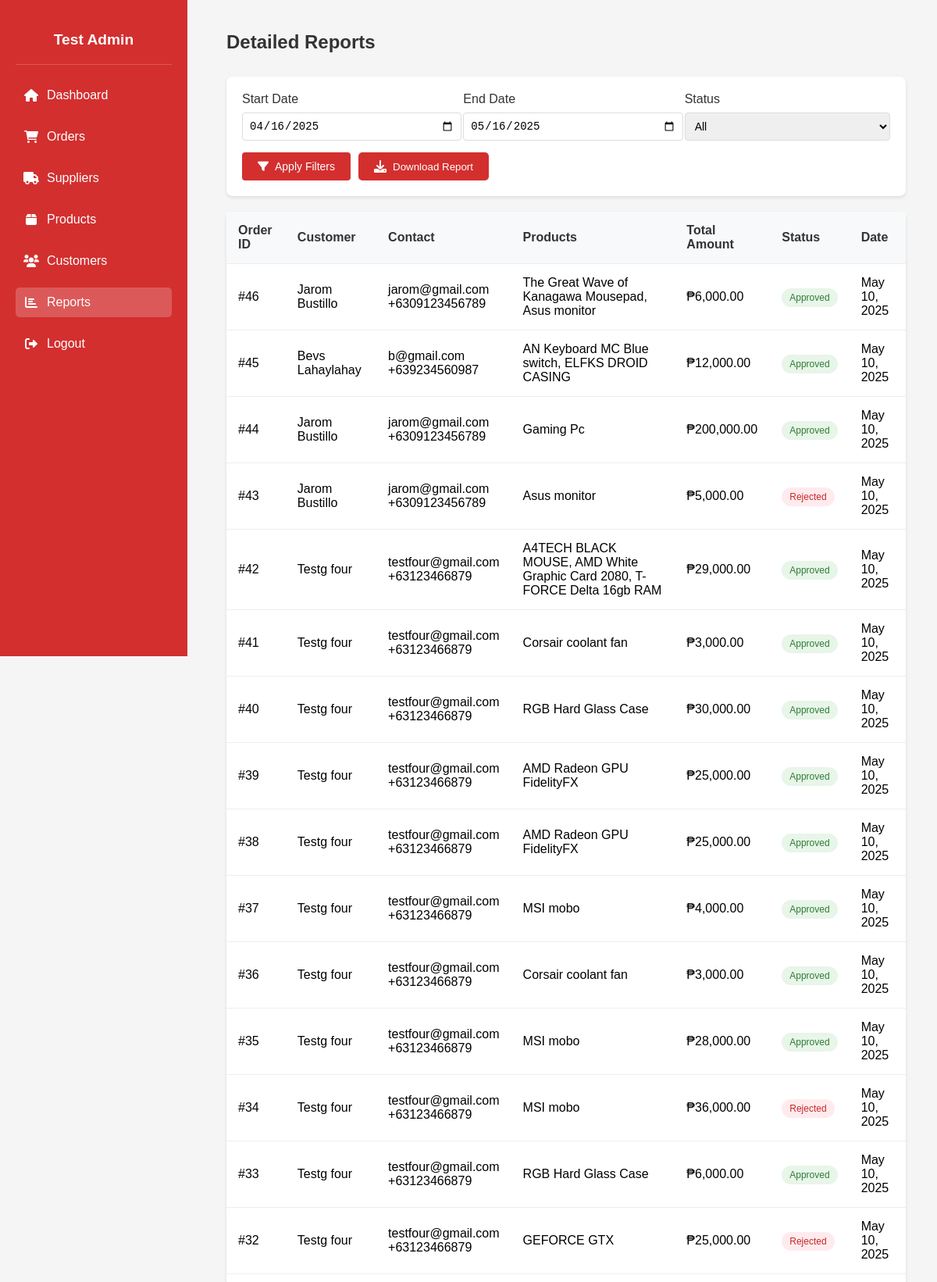
The app's page /Detail_reports.php (upper part) with its own data.
### tables this page shows
CREATE TABLE `orders` (
  `PK_ORDER_ID` int(11) NOT NULL,
  `FK1_CUSTOMER_ID` int(11) NOT NULL,
  `FK2_PAYMENT_ID` int(11) NOT NULL,
  `FK3_USER_ID` int(11) NOT NULL,
  `TOTAL_PRICE` decimal(10,2) NOT NULL,
  `ORDER_DATE` datetime NOT NULL DEFAULT current_timestamp(),
  `LINE_TOTAL` decimal(10,2) NOT NULL,
  `UPDATE_DATE` datetime DEFAULT NULL,
  `STATUS` enum('Pending','Approved','Rejected') DEFAULT 'Pending'
);

CREATE TABLE `customer` (
  `PK_CUSTOMER_ID` int(11) NOT NULL,
  `L_NAME` varchar(30) NOT NULL,
  `F_NAME` varchar(30) NOT NULL,
  `EMAIL` varchar(255) NOT NULL,
  `PASSWORD_HASH` varchar(255) NOT NULL,
  `CUSTOMER_ADDRESS` varchar(255) NOT NULL,
  `PHONE_NUM` char(15) NOT NULL,
  `CREATED_AT` datetime NOT NULL DEFAULT current_timestamp(),
  `UPDATE_AT` datetime NOT NULL,
  `PROFILE_PIC` varchar(255) DEFAULT 'default.png'
);

### Detail_reports.php (the view, shortened to what this page needs)
<?php
include 'db_connect.php';
$admin_id = $_SESSION['user_id'];
$adminQuery = $conn->prepare("SELECT CONCAT(F_NAME, ' ', L_NAME) as full_name FROM users WHERE PK_USER_ID = ?");
$adminQuery->bind_param("i", $admin_id);
$adminQuery->execute();
$adminResult = $adminQuery->get_result();
$adminName = $adminResult->num_rows > 0 ? $adminResult->fetch_assoc()['full_name'] : 'Test Admin';
$start_date = isset($_GET['start_date']) ? $_GET['start_date'] : date('Y-m-d', strtotime('-30 days'));
$end_date = isset($_GET['end_date']) ? $_GET['end_date'] : date('Y-m-d');
$status = isset($_GET['status']) ? $_GET['status'] : 'all';
$query = "SELECT o.*, c.F_NAME, c.L_NAME, c.EMAIL, c.PHONE_NUM,
          GROUP_CONCAT(p.PROD_NAME SEPARATOR ', ') as products,
          SUM(od.QTY * od.PRICE) as total_amount
          FROM orders o
          JOIN customer c ON o.FK1_CUSTOMER_ID = c.PK_CUSTOMER_ID
          LEFT JOIN order_detail od ON o.PK_ORDER_ID = od.FK2_ORDER_ID
          LEFT JOIN products p ON od.FK1_PRODUCT_ID = p.PK_PRODUCT_ID
          WHERE o.ORDER_DATE BETWEEN ? AND DATE_ADD(?, INTERVAL 1 DAY)";
$query .= " GROUP BY o.PK_ORDER_ID, c.F_NAME, c.L_NAME, c.EMAIL, c.PHONE_NUM
            ORDER BY o.ORDER_DATE DESC";
$stmt = $conn->prepare($query);
if ($status !== 'all') {
    $stmt->bind_param("sss", $start_date, $end_date, $status);
} else {
    $stmt->bind_param("ss", $start_date, $end_date);
}
$stmt->execute();
$result = $stmt->get_result();
?>
<!DOCTYPE html>
<html lang="en">
<head>
    <link rel="stylesheet" href="https://cdnjs.cloudflare.com/ajax/libs/font-awesome/6.0.0/css/all.min.css">
</head>
<body>
    <div class="sidebar">
        <div class="admin-profile">
            <h3><?= htmlspecialchars($adminName) ?></h3>
        </div>
        <a href="Admin_home.php">
            <i class="fas fa-home"></i> Dashboard
        </a>
        <a href="Admin_orders.php">
            <i class="fas fa-shopping-cart"></i> Orders
        </a>
        <a href="Admin_suppliers.php">
            <i class="fas fa-truck"></i> Suppliers
        </a>
        <a href="Admin_product.php">
            <i class="fas fa-box"></i> Products
        </a>
        <a href="Admin_customers.php">
            <i class="fas fa-users"></i> Customers
        </a>
        <a href="Admin_reports.php" class="active">
            <i class="fas fa-chart-bar"></i> Reports
        </a>
        <a href="logout.php">
            <i class="fas fa-sign-out-alt"></i> Logout
        </a>
    </div>
    <div class="main-content">
        <div class="header">
            <h2>Detailed Reports</h2>
        </div>
        <div class="filters">
            <form id="filterForm" method="GET">
                <div class="filter-row">
                    <div class="filter-group">
                        <label>Start Date</label>
                        <input type="date" name="start_date" value="<?= $start_date ?>">
                    </div>
                    <div class="filter-group">
                        <label>End Date</label>
                        <input type="date" name="end_date" value="<?= $end_date ?>">
                    </div>
                    <div class="filter-group">
                        <label>Status</label>
                        <select name="status">
                            <option value="all" <?= $status === 'all' ? 'selected' : '' ?>>All</option>
                        </select>
                    </div>
                </div>
                <div class="action-buttons">
                    <button type="submit" class="btn btn-primary">
                        <i class="fas fa-filter"></i> Apply Filters
                    </button>
                    <button type="button" class="download-btn" onclick="downloadPDF()" id="downloadBtn">
                        <i class="fas fa-download"></i> Download Report
                    </button>
                </div>
            </form>
        </div>
        <table id="reportsTable">
            <thead>
                <tr>
                    <th>Order ID</th>
                    <th>Customer</th>
                    <th>Contact</th>
                    <th>Products</th>
                    <th>Total Amount</th>
                    <th>Status</th>
                    <th>Date</th>
                </tr>
            </thead>
            <tbody>
                <?php while($row = $result->fetch_assoc()): ?>
                <tr>
                    <td>#<?= $row['PK_ORDER_ID'] ?></td>
                    <td><?= htmlspecialchars($row['F_NAME'] . ' ' . $row['L_NAME']) ?></td>
                    <td>
                        <div><?= htmlspecialchars($row['EMAIL']) ?></div>
                        <div><?= htmlspecialchars($row['PHONE_NUM']) ?></div>
                    </td>
                    <td><?= htmlspecialchars($row['products']) ?></td>
                    <td>₱<?= number_format($row['total_amount'] ?? 0, 2) ?></td>
                    <td>
                        <span class="status-badge status-<?= strtolower($row['STATUS']) ?>">
                            <?= ucfirst($row['STATUS']) ?>
                        </span>
                    </td>
                    <td><?= date('M d, Y', strtotime($row['ORDER_DATE'])) ?></td>
                </tr>
                <?php endwhile; ?>
            </tbody>
        </table>
    </div>
</body>
</html>

### Detail_reports.php (style rules this page uses)
body { margin: 0; font-family: Arial, sans-serif; background-color: #f5f5f5; }
.sidebar { width: 200px; background-color: #d32f2f; height: 100vh; position: fixed; color: white; display: flex; flex-direction: column; padding: 20px; }
.admin-profile { text-align: center; padding: 20px 0; border-bottom: 1px solid rgba(255,255,255,0.2); margin-bottom: 20px; }
.admin-profile h3 { margin: 0; font-size: 1.2em; }
.sidebar a { display: flex; align-items: center; color: white; text-decoration: none; margin-bottom: 15px; padding: 10px; border-radius: 5px; transition: all 0.3s ease; }
.sidebar a i { margin-right: 10px; width: 20px; text-align: center; }
.sidebar a.active { background: rgba(255,255,255,0.2); }
.main-content { margin-left: 250px; padding: 40px; }
.header { display: flex; justify-content: space-between; align-items: center; margin-bottom: 30px; }
.header h2 { margin: 0; color: #333; font-size: 24px; }
.filters { background: white; padding: 20px; border-radius: 8px; box-shadow: 0 2px 4px rgba(0,0,0,0.1); margin-bottom: 20px; }
.filter-row { display: flex; gap: 20px; margin-bottom: 15px; }
.filter-group { flex: 1; }
.filter-group label { display: block; margin-bottom: 8px; color: #333; font-weight: 500; }
.filter-group input, .filter-group select { width: 100%; padding: 8px; border: 1px solid #ddd; border-radius: 4px; font-size: 14px; }
.action-buttons { display: flex; gap: 10px; }
.btn { padding: 10px 20px; border: none; border-radius: 4px; cursor: pointer; font-size: 14px; display: flex; align-items: center; gap: 8px; transition: all 0.3s ease; }
.btn-primary { background-color: #d32f2f; color: white; }
table { width: 100%; background: white; border-radius: 8px; box-shadow: 0 2px 4px rgba(0,0,0,0.1); border-collapse: collapse; }
th, td { padding: 15px; text-align: left; border-bottom: 1px solid #eee; }
th { background-color: #f8f9fa; color: #333; font-weight: 600; }
.status-badge { padding: 5px 10px; border-radius: 15px; font-size: 12px; font-weight: 500; }
.status-approved { background-color: #e8f5e9; color: #2e7d32; }
.status-rejected { background-color: #ffebee; color: #c62828; }
.download-btn { background-color: #d32f2f; color: white; padding: 10px 20px; border: none; border-radius: 5px; cursor: pointer; display: flex; align-items: center; gap: 8px; transition: all 0.3s ease; }
.download-btn i { font-size: 16px; }

### records on screen
orders: PK_ORDER_ID "46", customer.F_NAME+L_NAME "Jarom Bustillo", customer.EMAIL "jarom@gmail.com", customer.PHONE_NUM "+6309123456789", products "The Great Wave of Kanagawa Mousepad, Asus monitor", total_amount "6,000.00", STATUS "Approved", ORDER_DATE "May 10, 2025"
orders: PK_ORDER_ID "45", customer.F_NAME+L_NAME "Bevs Lahaylahay", customer.EMAIL "b@gmail.com", customer.PHONE_NUM "+639234560987", products "AN Keyboard MC Blue switch, ELFKS DROID CASING", total_amount "12,000.00", STATUS "Approved", ORDER_DATE "May 10, 2025"
orders: PK_ORDER_ID "44", customer.F_NAME+L_NAME "Jarom Bustillo", customer.EMAIL "jarom@gmail.com", customer.PHONE_NUM "+6309123456789", products "Gaming Pc", total_amount "200,000.00", STATUS "Approved", ORDER_DATE "May 10, 2025"
orders: PK_ORDER_ID "43", customer.F_NAME+L_NAME "Jarom Bustillo", customer.EMAIL "jarom@gmail.com", customer.PHONE_NUM "+6309123456789", products "Asus monitor", total_amount "5,000.00", STATUS "Rejected", ORDER_DATE "May 10, 2025"
orders: PK_ORDER_ID "42", customer.F_NAME+L_NAME "Testg four", customer.EMAIL "testfour@gmail.com", customer.PHONE_NUM "+63123466879", products "A4TECH BLACK MOUSE, AMD White Graphic Card 2080, T-FORCE Delta 16gb RAM", total_amount "29,000.00", STATUS "Approved", ORDER_DATE "May 10, 2025"
orders: PK_ORDER_ID "41", customer.F_NAME+L_NAME "Testg four", customer.EMAIL "testfour@gmail.com", customer.PHONE_NUM "+63123466879", products "Corsair coolant fan", total_amount "3,000.00", STATUS "Approved", ORDER_DATE "May 10, 2025"
orders: PK_ORDER_ID "40", customer.F_NAME+L_NAME "Testg four", customer.EMAIL "testfour@gmail.com", customer.PHONE_NUM "+63123466879", products "RGB Hard Glass Case", total_amount "30,000.00", STATUS "Approved", ORDER_DATE "May 10, 2025"
orders: PK_ORDER_ID "39", customer.F_NAME+L_NAME "Testg four", customer.EMAIL "testfour@gmail.com", customer.PHONE_NUM "+63123466879", products "AMD Radeon GPU FidelityFX", total_amount "25,000.00", STATUS "Approved", ORDER_DATE "May 10, 2025"
orders: PK_ORDER_ID "38", customer.F_NAME+L_NAME "Testg four", customer.EMAIL "testfour@gmail.com", customer.PHONE_NUM "+63123466879", products "AMD Radeon GPU FidelityFX", total_amount "25,000.00", STATUS "Approved", ORDER_DATE "May 10, 2025"
orders: PK_ORDER_ID "37", customer.F_NAME+L_NAME "Testg four", customer.EMAIL "testfour@gmail.com", customer.PHONE_NUM "+63123466879", products "MSI mobo", total_amount "4,000.00", STATUS "Approved", ORDER_DATE "May 10, 2025"
orders: PK_ORDER_ID "36", customer.F_NAME+L_NAME "Testg four", customer.EMAIL "testfour@gmail.com", customer.PHONE_NUM "+63123466879", products "Corsair coolant fan", total_amount "3,000.00", STATUS "Approved", ORDER_DATE "May 10, 2025"
orders: PK_ORDER_ID "35", customer.F_NAME+L_NAME "Testg four", customer.EMAIL "testfour@gmail.com", customer.PHONE_NUM "+63123466879", products "MSI mobo", total_amount "28,000.00", STATUS "Approved", ORDER_DATE "May 10, 2025"
orders: PK_ORDER_ID "34", customer.F_NAME+L_NAME "Testg four", customer.EMAIL "testfour@gmail.com", customer.PHONE_NUM "+63123466879", products "MSI mobo", total_amount "36,000.00", STATUS "Rejected", ORDER_DATE "May 10, 2025"
orders: PK_ORDER_ID "33", customer.F_NAME+L_NAME "Testg four", customer.EMAIL "testfour@gmail.com", customer.PHONE_NUM "+63123466879", products "RGB Hard Glass Case", total_amount "6,000.00", STATUS "Approved", ORDER_DATE "May 10, 2025"
orders: PK_ORDER_ID "32", customer.F_NAME+L_NAME "Testg four", customer.EMAIL "testfour@gmail.com", customer.PHONE_NUM "+63123466879", products "GEFORCE GTX", total_amount "25,000.00", STATUS "Rejected", ORDER_DATE "May 10, 2025"

### other values on screen
$adminName "Test Admin"
